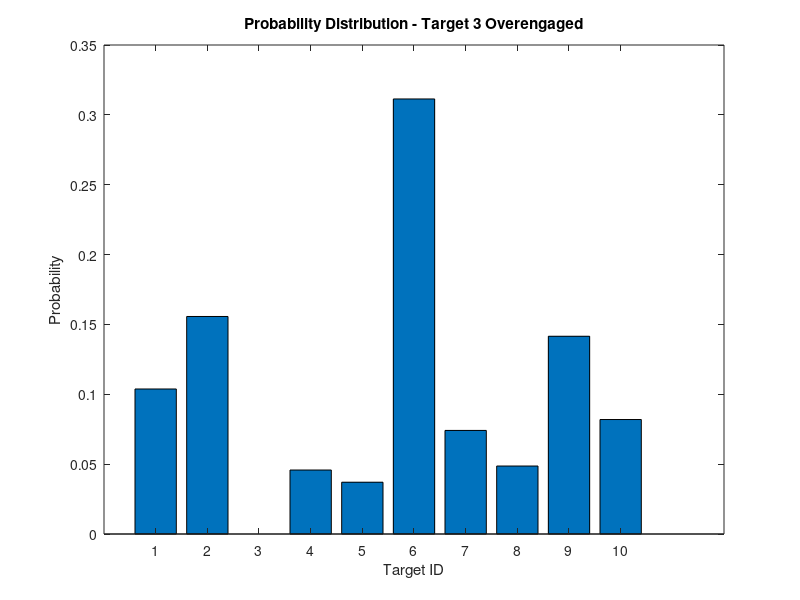
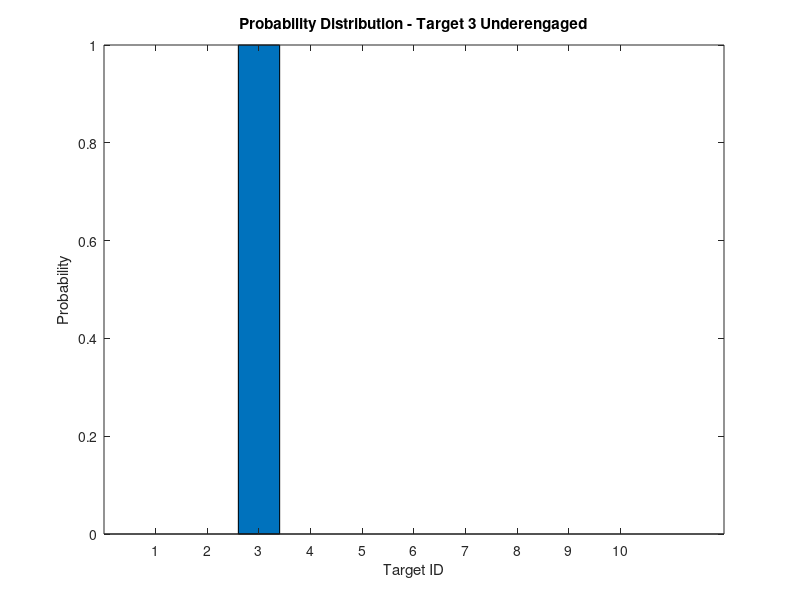

Recreate these plots in MATLAB, in order.
clear all
clc

% 10 Targets
candidate_targets = 1:10;
candidate_distance = [15,10,27,34,42,5,21,32,11,19];
            
%candidate_targets(3) = [];
candidate_distance(3) = [Inf];
exclude = [];
%{
for i = 1:length(candidate_targets)
    if delta_heading(i) > 30
        exclude = [exclude i]
    end
end
candidate_targets(exclude) =[];
candidate_distance(exclude) = [];
%}
inverse_distance = zeros(1,length(candidate_distance));
sum = 0;
for d = 1:length(candidate_distance)
    inverse_distance(d) = 1/candidate_distance(d) + sum;
    sum = inverse_distance(d);
end
probability = inverse_distance./sum;

prob = probability(1)*ones(1,10);
for i = 2:10;
    prob(i) = probability(i) - probability(i-1);
end
bar(prob);
title('Probability Distribution - Target 3 Overengaged')
xlabel('Target ID');
ylabel('Probability');

figure(2)
bar([0 0 1 0 0 0 0 0 0 0])
title('Probability Distribution - Target 3 Underengaged')
xlabel('Target ID');
ylabel('Probability');
%{
Q = rand();
for i=1:length(probability)
    if (Q<probability(i))
        robot.target = candidate_targets(i);
        return
    end
end
%}